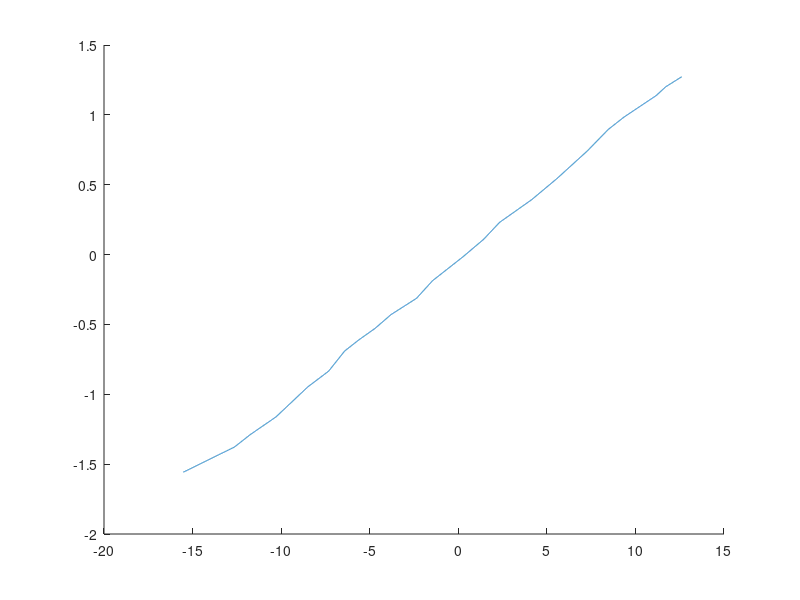
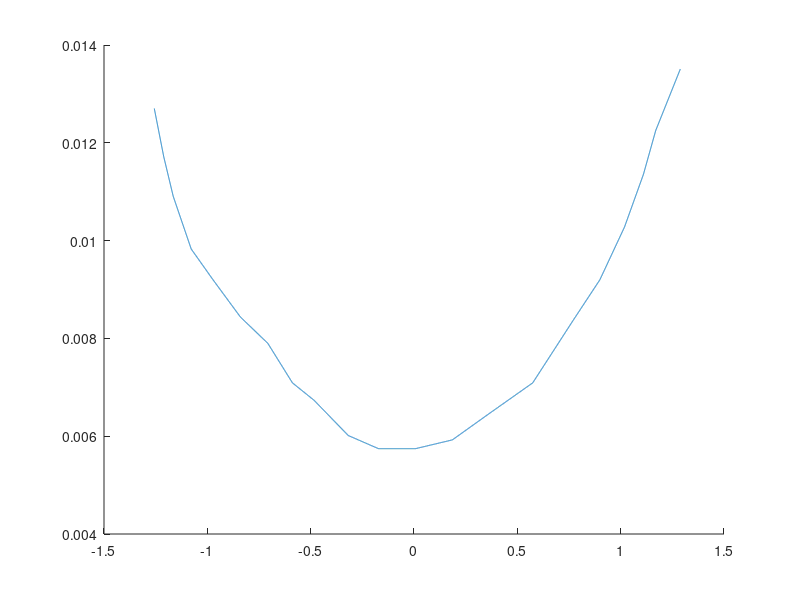
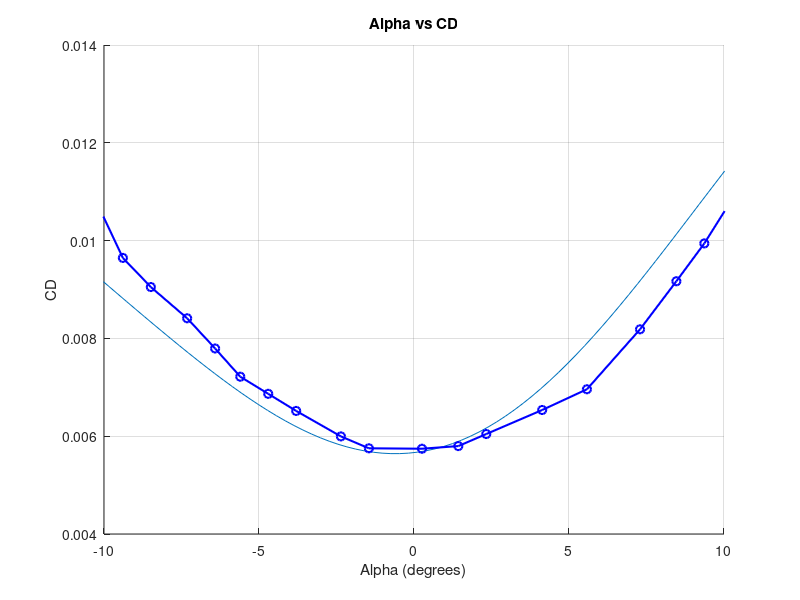

MATLAB code to generate these figures, in order:
clc;
close all;
clear;

%clvsalpha
data = load('Data.mat');
CLVSCD = load('Clvscd2.mat');

%alpha
alpha1 = data.data(1:24,1)';

%cl
cl_1 = data.data(1:24,2)';

%alpha linspaced
alpha_lin1 = linspace(min(alpha1),max(alpha1),10000);

%interp cl values for alpha
clinterp = interp1(alpha1,cl_1,alpha_lin1,"linear");
hold on;
plot(alpha_lin1,clinterp);
hold off
%% CL vs CD Data 

cl = CLVSCD.data(:,1)';
cd = CLVSCD.data(:,2)';
%Linspace the cl values 
cl_lin = linspace(min(cl),max(cl),10000);

%Interp CD values using cl_lin
cdinterp= interp1(cl,cd,cl_lin);
figure(2)
hold on;

%Plot of CL vs CD
plot(cl_lin,cdinterp);



%Find cd at values of alpha Using cl cd and cl that was used for cl vs alpha 
cd_at_alpha = interp1(cl, cd, cl_1, 'spline');

%New alpha to match size of cd
alpha2 = linspace(min(alpha1),max(alpha1),length(cd));

%Find coefficents of variables 
p = polyfit(alpha2,cd,6);


%New alpha for smooth curve
alpha3 = linspace(min(alpha1),max(alpha1), 100);
cd_at_alpha_interp = polyval(p, alpha3);

figure;
hold on;
plot(alpha3,cd_at_alpha_interp)
% Now plot alpha vs CD
plot(alpha1, cd_at_alpha, 'b-o', 'LineWidth', 1.5, 'MarkerSize', 6);
xlabel('Alpha (degrees)');
ylabel('CD');
title('Alpha vs CD');
xlim([-10 10])
grid on;